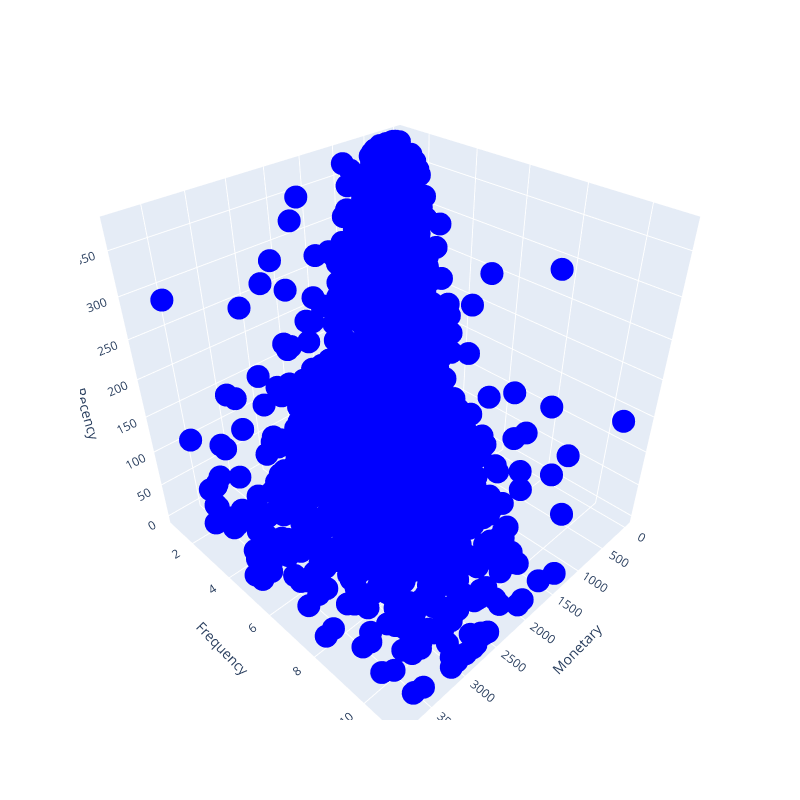

The notebook cell this image was saved under:
### Code cell
import plotly.express as px

# Create a 3D scatter plot with Plotly Express
fig = px.scatter_3d(
    non_outliers, 
    x='Monetary', 
    y='Frequency', 
    z='Recency', 
    color_discrete_sequence=['blue']  # Set color to red
)

# Update axis labels
fig.update_layout(
    scene=dict(
        xaxis_title='Monetary',
        yaxis_title='Frequency',
        zaxis_title='Recency'
    ),
    width=800,  # Equivalent to figsize=(8,8)
    height=800
)

# Show the figure
fig.show()

### Figure 1 — Plotly figure (JSON) as saved in the notebook; plotly's stock layout.template omitted (floating-point values rounded to 4 significant figures; data arrays with more than 128 entries replaced by an {"elided": "..."} marker saying what was removed)
{"data": [{"hovertemplate": "Monetary=%{x}<br>Frequency=%{y}<br>Recency=%{z}<extra></extra>", "legendgroup": "", "marker": {"color": "blue", "symbol": "circle"}, "mode": "markers", "name": "", "scene": "scene", "showlegend": false, "type": "scatter3d", "x": {"elided": "3828 float values"}, "y": {"elided": "3828 int values"}, "z": {"elided": "3828 int values"}}], "layout": {"height": 800, "legend": {"tracegroupgap": 0}, "margin": {"t": 60}, "scene": {"domain": {"x": [0, 1], "y": [0, 1]}, "xaxis": {"title": {"text": "Monetary"}}, "yaxis": {"title": {"text": "Frequency"}}, "zaxis": {"title": {"text": "Recency"}}}, "width": 800}}
